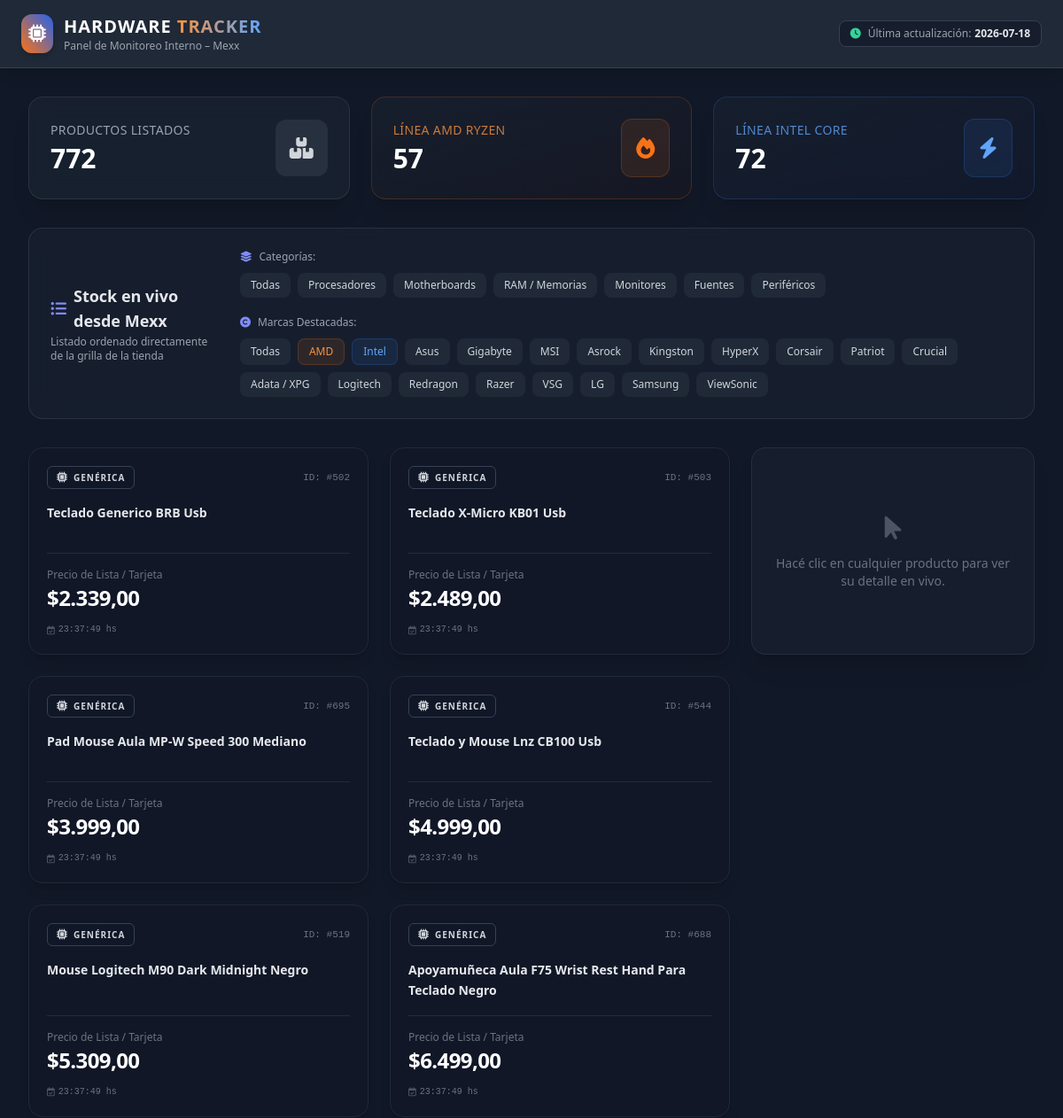
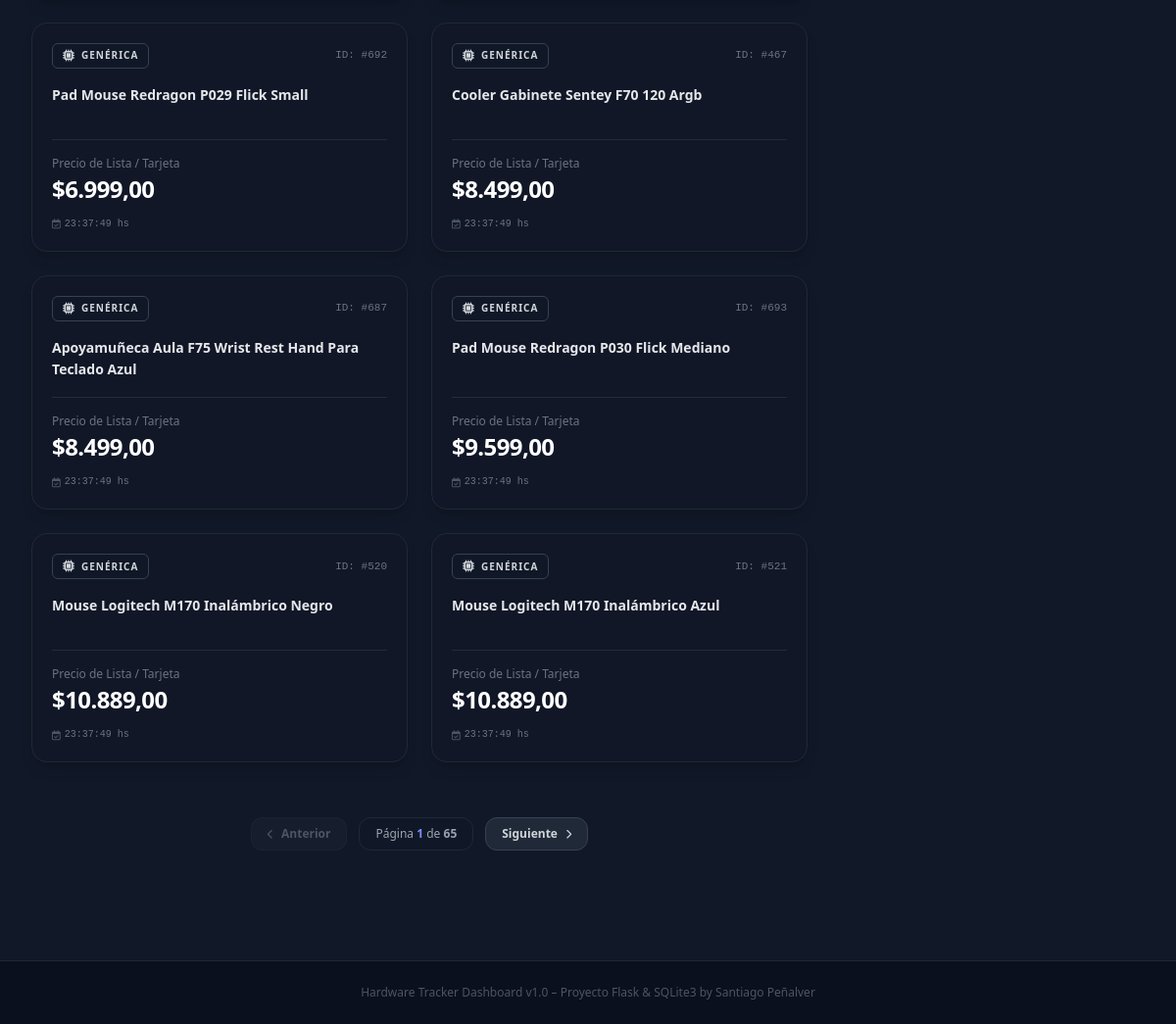
The app's page /, older data (2 pictures, top to bottom).
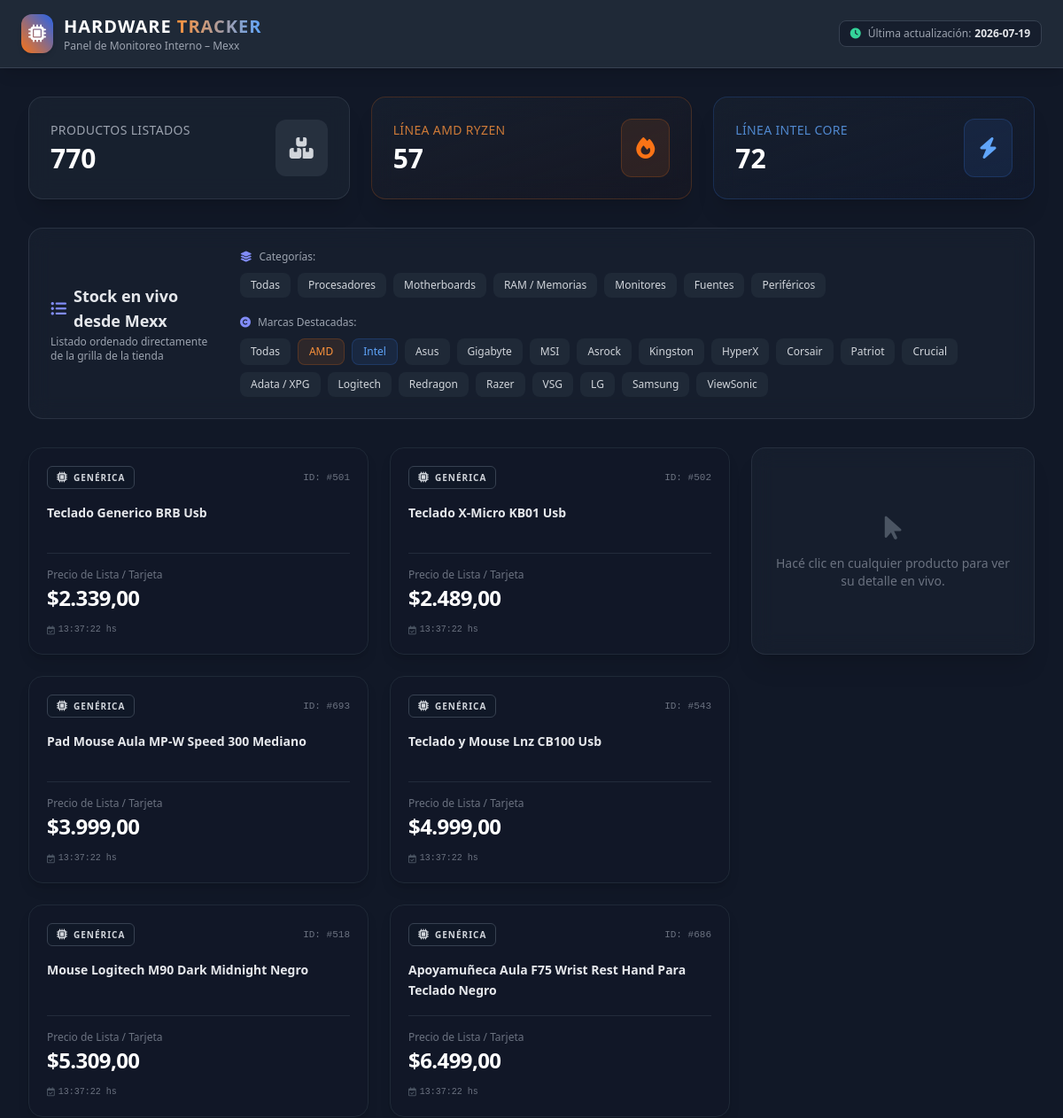
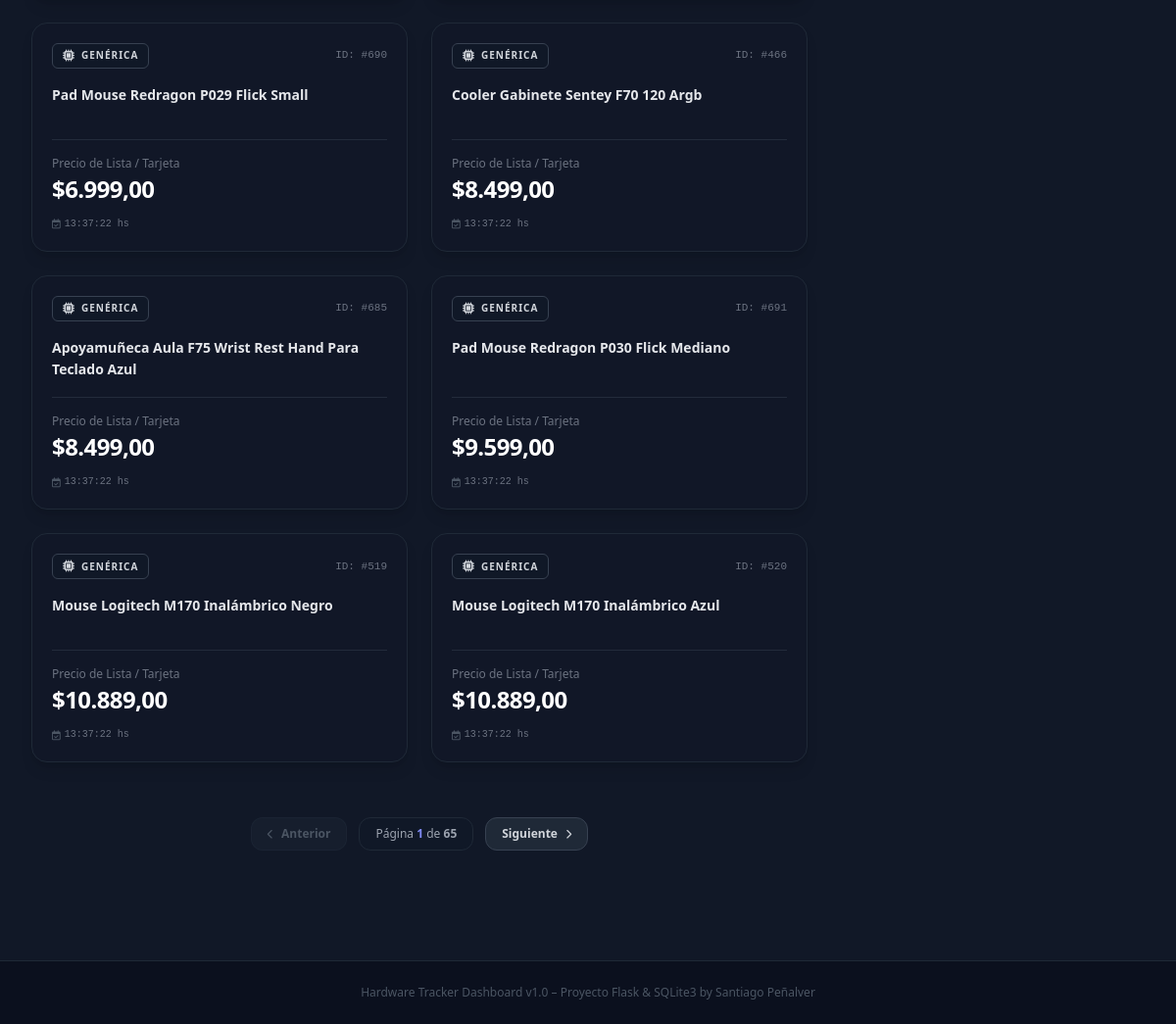
The same page, newer data (2 pictures, top to bottom).
### tables this page shows
CREATE TABLE precios_lista (
            id INTEGER PRIMARY KEY AUTOINCREMENT,
            nombre TEXT,
            precio REAL,
            marca TEXT,
            fecha TEXT,
            categoria TEXT
        );

### app.py (the view)
@app.route("/")
def index():
    marca_indicada = "Todo"
    categoria_indicada = "Todo"
    pagina = 1
    por_pagina = 12
    offset = 0
    conexion = sqlite3.connect("mexxlista.db")
    conexion.row_factory = sqlite3.Row
    cursor = conexion.cursor()
    query_base = "FROM precios_lista WHERE 1=1"
    cursor.execute(f"SELECT COUNT(*) {query_base}")
    total_productos = cursor.fetchone()[0]
    total_paginas = math.ceil(total_productos / por_pagina) if total_productos > 0 else 1
    cursor.execute("SELECT COUNT(*) FROM precios_lista WHERE LOWER(nombre) LIKE '%ryzen%' OR LOWER(marca) LIKE '%amd%'")
    total_amd = cursor.fetchone()[0]
    cursor.execute("SELECT COUNT(*) FROM precios_lista WHERE LOWER(nombre) LIKE '%intel%' OR LOWER(nombre) LIKE '%core%'")
    total_intel = cursor.fetchone()[0]
    query_final = f"SELECT id, nombre, precio, marca, fecha, categoria {query_base} ORDER BY precio ASC LIMIT ? OFFSET ?"
    cursor.execute(query_final, [por_pagina, offset])
    productos = cursor.fetchall()
    conexion.close()
    return render_template(
        "indexmexxlist.html",
        productos=productos,
        pagina_actual=pagina,
        total_paginas=total_paginas,
        total_productos=total_productos,
        total_amd=total_amd,
        total_intel=total_intel,
        marca_actual=marca_indicada,
        categoria_actual=categoria_indicada
    )

### templates/indexmexxlist.html (shortened to what the changed rows need)
<!DOCTYPE html>
<html lang="es">
<head>
    <script src="https://cdn.tailwindcss.com"></script>
    <link rel="stylesheet" href="https://cdnjs.cloudflare.com/ajax/libs/font-awesome/6.4.0/css/all.min.css">
</head>
<body class="bg-gray-900 text-gray-100 min-h-screen font-sans">
    <nav class="bg-gray-800 border-b border-gray-700 px-6 py-4 sticky top-0 z-50 shadow-lg">
        <div class="max-w-7xl mx-auto flex flex-col sm:flex-row justify-between items-center gap-4">
            <div class="flex items-center space-x-3">
                <div>
                    <h1 class="text-xl font-black tracking-wider text-white">HARDWARE <span class="text-transparent bg-clip-text bg-gradient-to-r from-orange-400 to-blue-400">TRACKER</span></h1>
                </div>
            </div>
            <div class="text-right sm:text-right text-center">
                <span class="inline-flex items-center bg-gray-900/60 text-gray-400 text-xs px-3 py-1.5 rounded-lg border border-gray-700">
                    <i class="fa-solid fa-clock text-emerald-400 mr-2"></i>
                    Última actualización: <strong class="text-gray-200 ml-1">{% if productos %}{{ productos[0].fecha.split(' ')[0] }}{% else %}Hoy{% endif %}</strong>
                </span>
            </div>
        </div>
    </nav>
    <main class="max-w-7xl mx-auto px-4 sm:px-6 lg:px-8 py-8">
        <div class="grid grid-cols-1 md:grid-cols-3 gap-6 mb-8">
            <div class="bg-gray-800/50 backdrop-blur-md rounded-2xl p-6 border border-gray-700/60 shadow-xl flex items-center justify-between">
                <div>
                    <p class="text-sm font-medium text-gray-400 tracking-wide uppercase">Productos Listados</p>
                    <h3 class="text-3xl font-extrabold text-white mt-1">{{ total_productos }}</h3>
                </div>
            </div>
        </div>
        <div class="w-full bg-gray-800/40 backdrop-blur-md rounded-2xl p-6 border border-gray-700/60 mb-8">
            <div class="flex flex-col md:flex-row md:items-center justify-between gap-6">
                <div>
                    <h2 class="text-lg font-bold text-gray-200 flex items-center">
                        <i class="fa-solid fa-list-ul mr-2 text-indigo-400"></i> Stock en vivo desde Mexx
                    </h2>
                </div>
                </div>
            </div>
        <div class="flex flex-row gap-6 items-start w-full">
            <div id="contenedor-dinamico-tarjetas" class="w-full min-w-0 flex flex-col gap-6">
                <div id="grid-productos" class="grid grid-cols-1 md:grid-cols-2 xl:grid-cols-3 gap-6">
                    {% include 'productos_cards.html' %}
                </div>
            </div>
        </div>
    </main>
</body>
</html>

### templates/productos_cards.html (shortened to what the changed rows need)
{% if productos %}
    {% for prod in productos %}
        {% set marca_db = (prod.marca if prod.marca else '') | lower %}
        {% if 'asus' in marca_db %}
            {% set marca_nombre = "Asus" %}
            {% set border_cls = "border-indigo-500/30 hover:border-indigo-500/80 hover:shadow-indigo-500/10" %}
            {% set badge_cls = "bg-indigo-950/60 text-indigo-400 border-indigo-500/40" %}
            {% set brand_icon = "fa-microchip" %}
        {% elif 'gigabyte' in marca_db or 'aorus' in marca_db %}
            {% set marca_nombre = "Gigabyte" %}
            {% set border_cls = "border-orange-500/30 hover:border-orange-500/80 hover:shadow-orange-500/10" %}
            {% set badge_cls = "bg-orange-950/60 text-orange-400 border-orange-500/40" %}
            {% set brand_icon = "fa-microchip" %}
        {% elif 'msi' in marca_db %}
            {% set marca_nombre = "MSI" %}
            {% set border_cls = "border-red-600/30 hover:border-red-600/80 hover:shadow-red-600/10" %}
            {% set badge_cls = "bg-red-950/60 text-red-400 border-red-500/40" %}
            {% set brand_icon = "fa-microchip" %}
        {% elif 'amd' in marca_db %}
            {% set marca_nombre = "AMD" %}
            {% set border_cls = "border-red-500/30 hover:border-red-500/80 hover:shadow-red-500/10" %}
            {% set badge_cls = "bg-red-950/60 text-red-400 border-red-500/40" %}
            {% set brand_icon = "fa-fire-flame-curved" %}
        {% elif 'intel' in marca_db %}
            {% set marca_nombre = "Intel" %}
            {% set border_cls = "border-sky-500/30 hover:border-sky-500/80 hover:shadow-sky-500/10" %}
            {% set badge_cls = "bg-sky-950/60 text-sky-400 border-sky-500/40" %}
            {% set brand_icon = "fa-bolt" %}
        {% elif 'logitech' in marca_db %}
            {% set marca_nombre = "Logitech" %}
            {% set border_cls = "border-blue-500/30 hover:border-blue-500/80 hover:shadow-blue-500/10" %}
            {% set badge_cls = "bg-blue-950/60 text-blue-400 border-blue-500/40" %}
            {% set brand_icon = "fa-computer-mouse" %}
        {% elif 'redragon' in marca_db %}
            {% set marca_nombre = "Redragon" %}
            {% set border_cls = "border-rose-600/30 hover:border-rose-600/80 hover:shadow-rose-600/10" %}
            {% set badge_cls = "bg-rose-950/60 text-rose-400 border-rose-500/40" %}
            {% set brand_icon = "fa-gamepad" %}
        {% elif 'razer' in marca_db %}
            {% set marca_nombre = "Razer" %}
            {% set border_cls = "border-emerald-500/30 hover:border-emerald-500/80 hover:shadow-emerald-500/10" %}
            {% set badge_cls = "bg-emerald-950/60 text-emerald-400 border-emerald-500/40" %}
            {% set brand_icon = "fa-headset" %}
        {% elif 'corsair' in marca_db %}
            {% set marca_nombre = "Corsair" %}
            {% set border_cls = "border-amber-500/30 hover:border-amber-500/80 hover:shadow-amber-500/10" %}
            {% set badge_cls = "bg-amber-950/60 text-amber-400 border-amber-500/40" %}
            {% set brand_icon = "fa-memory" %}
        {% elif 'kingston' in marca_db %}
            {% set marca_nombre = "Kingston" %}
            {% set border_cls = "border-red-500/30 hover:border-red-500/80 hover:shadow-red-500/10" %}
            {% set badge_cls = "bg-red-950/60 text-red-400 border-red-500/40" %}
            {% set brand_icon = "fa-memory" %}
        {% elif 'hyperx' in marca_db %}
            {% set marca_nombre = "HyperX" %}
            {% set border_cls = "border-rose-500/30 hover:border-rose-500/80 hover:shadow-rose-500/10" %}
            {% set badge_cls = "bg-rose-950/60 text-rose-400 border-rose-500/40" %}
            {% set brand_icon = "fa-headset" %}
        {% elif 'adata' in marca_db or 'xpg' in marca_db %}
            {% set marca_nombre = "Adata" %}
            {% set border_cls = "border-purple-500/30 hover:border-purple-500/80 hover:shadow-purple-500/10" %}
            {% set badge_cls = "bg-purple-950/60 text-purple-400 border-purple-500/40" %}
            {% set brand_icon = "fa-memory" %}
        {% else %}
            {% set marca_nombre = prod.marca if prod.marca else 'GENÉRICA' %}
            {% set border_cls = "border-gray-800 hover:border-gray-600 hover:shadow-gray-500/5" %}
            {% set badge_cls = "bg-gray-900/80 text-gray-300 border-gray-700" %}
            {% set brand_icon = "fa-microchip" %}
        {% endif %}
        <div hx-get="/detalle/{{ prod.id }}"
            hx-target="#panel-contenido-detalle"
            hx-swap="innerHTML"
            class="cursor-pointer bg-gray-900/90 rounded-2xl border {{ border_cls }} p-5 group flex flex-col justify-between h-full transition-all duration-300 shadow-lg hover:shadow-xl hover:-translate-y-1">
            <div>
                <div class="flex justify-between items-center mb-4">
                    <span class="text-[10px] font-bold uppercase tracking-widest px-2.5 py-1 rounded-md border {{ badge_cls }} flex items-center gap-1.5">
                    <i class="fa-solid {{ brand_icon }} text-xs"></i>
                    {{ marca_nombre }}
                    </span>
                    <span class="text-[11px] text-gray-500 font-mono">ID: #{{ prod.id }}</span>
                </div>
                <h4 class="text-sm font-bold text-gray-200 group-hover:text-white transition-colors duration-200 line-clamp-2 min-h-[2.5rem] leading-relaxed">
                    {{ prod.nombre }}
                </h4>
            </div>
            <div>
                <div class="mt-4 pt-4 border-t border-gray-700/50">
                    <p class="text-xs text-gray-500 mb-0.5">Precio de Lista / Tarjeta</p>
                    <div class="flex items-baseline justify-between">
                        <span class="text-2xl font-black tracking-tight text-white group-hover:text-emerald-400 transition-colors">
                            ${{ "{:,.2f}".format(prod.precio).replace(',', 'X').replace('.', ',').replace('X', '.') if prod.precio else "Consultar" }}
                        </span>
                    </div>
                </div>
                <div class="flex items-center text-[10px] text-gray-500 font-mono mt-3">
                    <i class="fa-regular fa-calendar-check mr-1 text-gray-600"></i>
                    {{ prod.fecha.split(" ")[1] if ' ' in prod.fecha else 'S/H' }} hs
                </div>
            </div>
        </div>
    {% endfor %}
{% else %}
    <div class="col-span-full py-16 text-center bg-gray-800/30 rounded-2xl border border-dashed border-gray-700">
    <i class="fa-solid fa-triangle-exclamation text-4xl text-amber-500 mb-3 animate-bounce"></i>
    <h3 class="text-lg font-bold text-gray-300">No hay productos de esta marca o categoría</h3>
    </div>
{% endif %}

Row changes from the older to the newer data that the page shows:
no longer on this page (row edited): precios_lista: marca "GENÉRICA", id "503", nombre "Teclado X-Micro KB01 Usb", precio "2.489,00", fecha "23:37:49"
no longer on this page (row edited): precios_lista: marca "GENÉRICA", id "695", nombre "Pad Mouse Aula MP-W Speed 300 Mediano", precio "3.999,00", fecha "23:37:49"
no longer on this page (row edited): precios_lista: marca "GENÉRICA", id "544", nombre "Teclado y Mouse Lnz CB100 Usb", precio "4.999,00", fecha "23:37:49"
no longer on this page (row edited): precios_lista: marca "GENÉRICA", id "688", nombre "Apoyamuñeca Aula F75 Wrist Rest Hand Para Teclado Negro", precio "6.499,00", fecha "23:37:49"
no longer on this page (row edited): precios_lista: marca "GENÉRICA", id "692", nombre "Pad Mouse Redragon P029 Flick Small", precio "6.999,00", fecha "23:37:49"
no longer on this page (row edited): precios_lista: marca "GENÉRICA", id "467", nombre "Cooler Gabinete Sentey F70 120 Argb", precio "8.499,00", fecha "23:37:49"
no longer on this page (row edited): precios_lista: marca "GENÉRICA", id "687", nombre "Apoyamuñeca Aula F75 Wrist Rest Hand Para Teclado Azul", precio "8.499,00", fecha "23:37:49"
no longer on this page (row edited): precios_lista: marca "GENÉRICA", id "521", nombre "Mouse Logitech M170 Inalámbrico Azul", precio "10.889,00", fecha "23:37:49"
now on this page (row edited): precios_lista: fecha "2026-07-19", marca "GENÉRICA", id "501", nombre "Teclado Generico BRB Usb", precio "2.339,00", fecha "13:37:22"
changed precios_lista id 502: nombre "Teclado Generico BRB Usb" → "Teclado X-Micro KB01 Usb"; precio "2.339,00" → "2.489,00"; fecha "23:37:49" → "13:37:22"
changed precios_lista id 693: nombre "Pad Mouse Redragon P030 Flick Mediano" → "Pad Mouse Aula MP-W Speed 300 Mediano"; precio "9.599,00" → "3.999,00"; fecha "23:37:49" → "13:37:22"; moves up the list
now on this page (row edited): precios_lista: marca "GENÉRICA", id "543", nombre "Teclado y Mouse Lnz CB100 Usb", precio "4.999,00", fecha "13:37:22"
now on this page (row edited): precios_lista: marca "GENÉRICA", id "518", nombre "Mouse Logitech M90 Dark Midnight Negro", precio "5.309,00", fecha "13:37:22"
now on this page (row edited): precios_lista: marca "GENÉRICA", id "686", nombre "Apoyamuñeca Aula F75 Wrist Rest Hand Para Teclado Negro", precio "6.499,00", fecha "13:37:22"
now on this page (row edited): precios_lista: marca "GENÉRICA", id "690", nombre "Pad Mouse Redragon P029 Flick Small", precio "6.999,00", fecha "13:37:22"
now on this page (row edited): precios_lista: marca "GENÉRICA", id "466", nombre "Cooler Gabinete Sentey F70 120 Argb", precio "8.499,00", fecha "13:37:22"
now on this page (row edited): precios_lista: marca "GENÉRICA", id "685", nombre "Apoyamuñeca Aula F75 Wrist Rest Hand Para Teclado Azul", precio "8.499,00", fecha "13:37:22"
now on this page (row edited): precios_lista: marca "GENÉRICA", id "691", nombre "Pad Mouse Redragon P030 Flick Mediano", precio "9.599,00", fecha "13:37:22"
changed precios_lista id 519: nombre "Mouse Logitech M90 Dark Midnight Negro" → "Mouse Logitech M170 Inalámbrico Negro"; precio "5.309,00" → "10.889,00"; fecha "23:37:49" → "13:37:22"
changed precios_lista id 520: nombre "Mouse Logitech M170 Inalámbrico Negro" → "Mouse Logitech M170 Inalámbrico Azul"; fecha "23:37:49" → "13:37:22"
Text that changed along with them:
{{ total_productos }}: "772" → "770"
{{ productos[0].fecha.split(' ')[0] }}: "2026-07-18" → "2026-07-19"
